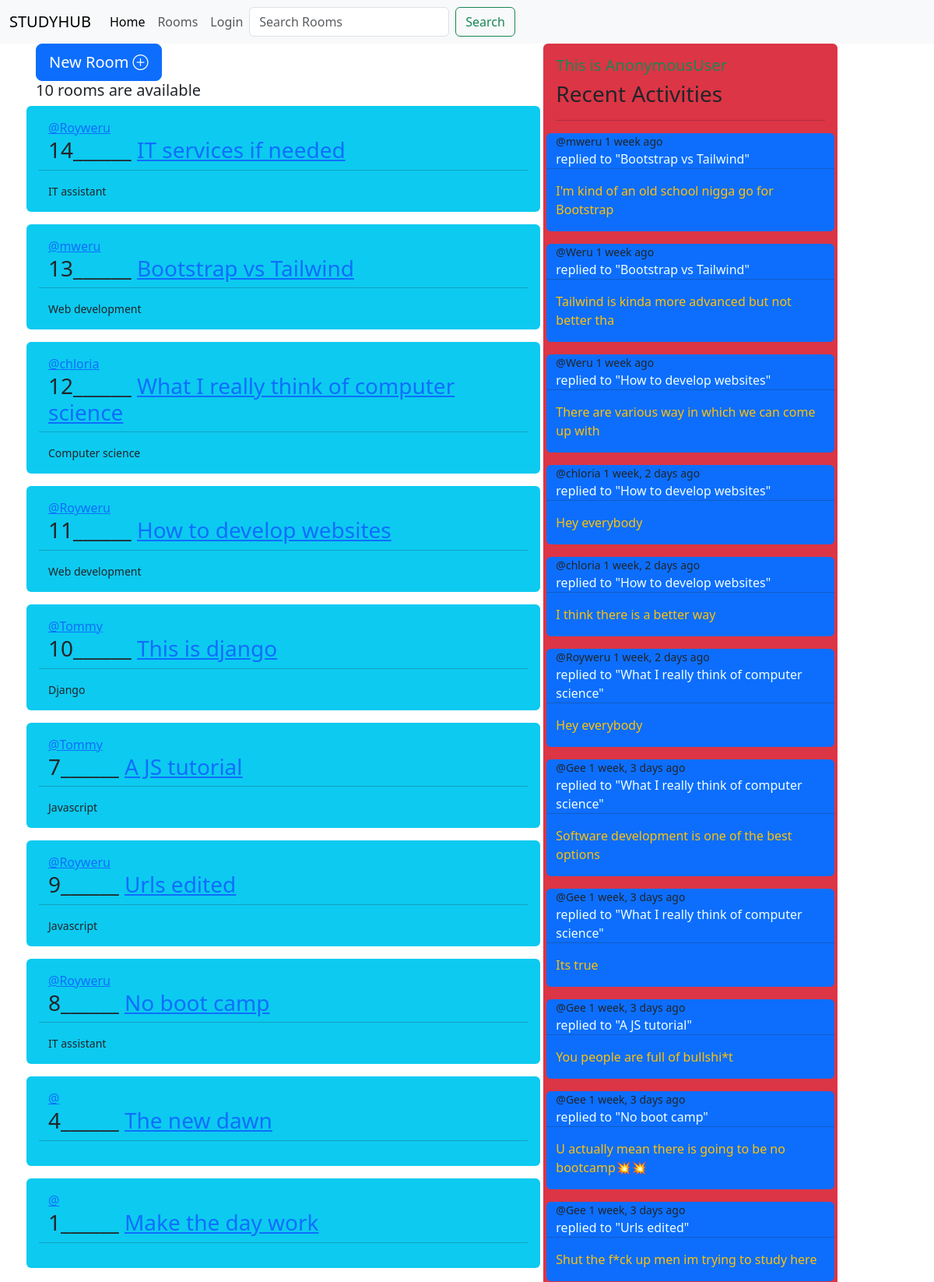
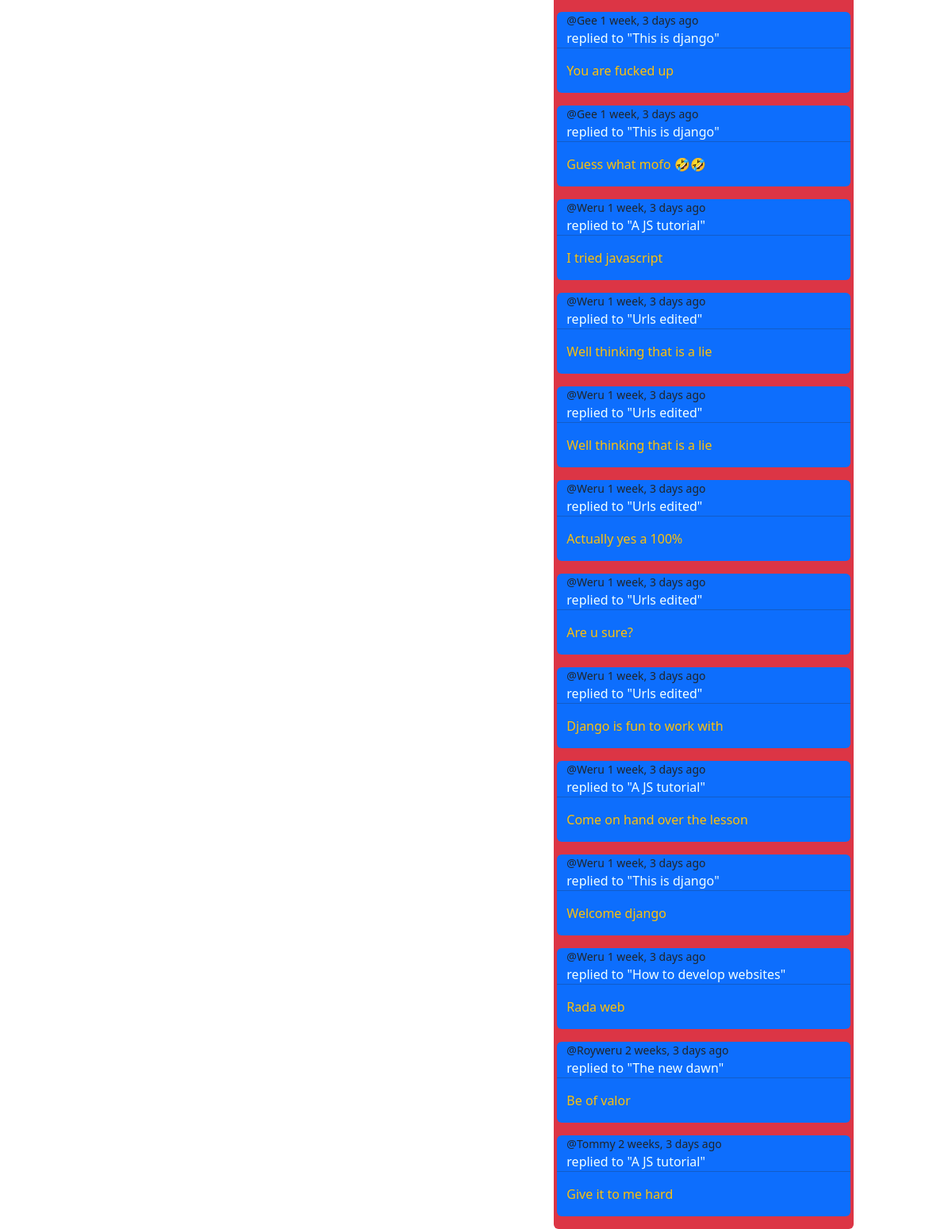
Page /room/ on the committed database (2 pictures, top to bottom).
### room/models.py (models this page shows, shortened)
class Room(models.Model):
    host =models.ForeignKey(User, on_delete=models.SET_NULL, null=True)
    topic = models.ForeignKey(Topic , on_delete=models.SET_NULL, null=True)
    name = models.CharField(max_length=200)
    description = models.TextField( null=True , blank=True)
    participants = models.ManyToManyField(User, related_name='participants', blank=True)
    updated = models.DateField(auto_now=True)
    created = models.DateTimeField(auto_now_add=True)
    class Meta:
        ordering = ['-updated', '-created']
    def __str__(self) :
        return self.name

class Topic(models.Model):
    name = models.CharField(max_length=200)

class Message(models.Model):
    user= models.ForeignKey(User ,on_delete=models.CASCADE)
    room = models.ForeignKey(Room, on_delete=models.CASCADE)
    body = models.TextField()
    updated = models.DateField(auto_now=True)
    created = models.DateTimeField(auto_now_add=True)
    class Meta:
        ordering = ['-updated', '-created']
    def __str__(self):
        return self.body[0:50]

### room/views.py (the view)
# urls.py: path('room/', views.room_page, name='rooms'),
def room_page(request):
    q = request.GET.get('q') if request.GET.get('q') != None else ''
    rooms = Room.objects.filter(Q(topic__name__icontains=q) |
                                Q(name__icontains=q) |
                                Q(description__icontains=q)
                                )
    topics = Topic.objects.all()
    room_count = rooms.count()
    room_messages = Message.objects.all()
    context = {'rooms': rooms, 'topics': topics,
               'room_count': room_count, 'room_messages': room_messages}
    return render(request, 'components/Rooms.html', context)

### templates/components/Rooms.html
{% extends 'base.html' %} {% block content %}
<div class="container px-3 overflow-hidden">
  <div class="row ">
    <div class="col-md-7 me-1">
      <a href="{% url  'create' %}"
        ><button type="button" class="btn btn-primary btn-lg">
          New Room <span><i class="bi bi-plus-circle"></i></span></button
      ></a>
      <h5>{{room_count}} rooms are available</h5>
      {% for room in rooms %}
       {% include 'sections/feeds.html' %}
      {% endfor %}
    </div>
    <div class="col-md-4 bg-primary p-1 bg-danger p-3 rounded">
      <h5 class="text-success ">This is {{request.user}}</h5>
      {% include 'sections/activities.html' %}
    </div>
  </div>
</div>
{% endblock %}

### templates/sections/feeds.html (shortened to what this page needs)
<div class="row bg-info mb-3 p-3 rounded">
    <a href="/profile/{{room.host.id}}">@{{room.host.username}}</a>
    <h3 color>
      {{room.id}}______
      <a href="/room/{{room.id}}">{{room.name}}</a>
    </h3>
    <hr />
    <small>{{room.topic.name}}</small>
  </div>

### templates/sections/activities.html
<h3>Recent Activities</h3>
      <hr />
      {% for message in room_messages %}
      <div class="row mt-3 bg-primary rounded">
        <small>@{{message.user}} {{message.created|timesince}} ago</small>
        <span style="color: azure">replied to "{{message.room}}"</span>
        <hr />
        <p class="text-warning text-bold">{{message}}</p>
      </div>
      {% endfor %}

### rows in the picture
Room: host.username "Royweru", id "14", name "IT services if needed", topic.name "IT assistant"
Room: host.username "mweru", id "13", name "Bootstrap vs Tailwind", topic.name "Web development"
Room: host.username "chloria", id "12", name "What I really think of computer science", topic.name "Computer science"
Room: host.username "Royweru", id "11", name "How to develop websites", topic.name "Web development"
Room: host.username "Tommy", id "10", name "This is django", topic.name "Django"
Room: host.username "Tommy", id "7", name "A JS tutorial", topic.name "Javascript"
Room: host.username "Royweru", id "9", name "Urls edited", topic.name "Javascript"
Room: host.username "Royweru", id "8", name "No boot camp", topic.name "IT assistant"
Room: id "4", name "The new dawn"
Room: id "1", name "Make the day work"
Message: user "mweru", created "1 week", room "Bootstrap vs Tailwind", body "I'm kind of an old school nigga go for Bootstrap"
Message: user "Weru", created "1 week", room "Bootstrap vs Tailwind", body "Tailwind is kinda more advanced but not better tha"
Message: user "Weru", created "1 week", room "How to develop websites", body "There are various way in which we can come up with"
Message: user "chloria", created "1 week, 2 days", room "How to develop websites", body "Hey everybody"
Message: user "chloria", created "1 week, 2 days", room "How to develop websites", body "I think there is a better way"
Message: user "Royweru", created "1 week, 2 days", room "What I really think of computer science", body "Hey everybody"
Message: user "Gee", created "1 week, 3 days", room "What I really think of computer science", body "Software development is one of the best options"
Message: user "Gee", created "1 week, 3 days", room "What I really think of computer science", body "Its true"
Message: user "Gee", created "1 week, 3 days", room "A JS tutorial", body "You people are full of bullshi*t"
Message: user "Gee", created "1 week, 3 days", room "No boot camp", body "U actually mean there is going to be no bootcamp💥💥"
Message: user "Gee", created "1 week, 3 days", room "Urls edited", body "Shut the f*ck up men im trying to study here"
Message: user "Gee", created "1 week, 3 days", room "This is django", body "You are fucked up"
Message: user "Gee", created "1 week, 3 days", room "This is django", body "Guess what mofo 🤣🤣"
Message: user "Weru", created "1 week, 3 days", room "A JS tutorial", body "I tried javascript"
Message: user "Weru", created "1 week, 3 days", room "Urls edited", body "Well thinking that is a lie"
Message: user "Weru", created "1 week, 3 days", room "Urls edited", body "Well thinking that is a lie"
Message: user "Weru", created "1 week, 3 days", room "Urls edited", body "Actually yes a 100%"
Message: user "Weru", created "1 week, 3 days", room "Urls edited", body "Are u sure?"
Message: user "Weru", created "1 week, 3 days", room "Urls edited", body "Django is fun to work with"
Message: user "Weru", created "1 week, 3 days", room "A JS tutorial", body "Come on hand over the lesson"
Message: user "Weru", created "1 week, 3 days", room "This is django", body "Welcome django"
Message: user "Weru", created "1 week, 3 days", room "How to develop websites", body "Rada web"
Message: user "Royweru", created "2 weeks, 3 days", room "The new dawn", body "Be of valor"
Message: user "Tommy", created "2 weeks, 3 days", room "A JS tutorial", body "Give it to me hard"

### other values in the picture
{{ room_count }} "10"
